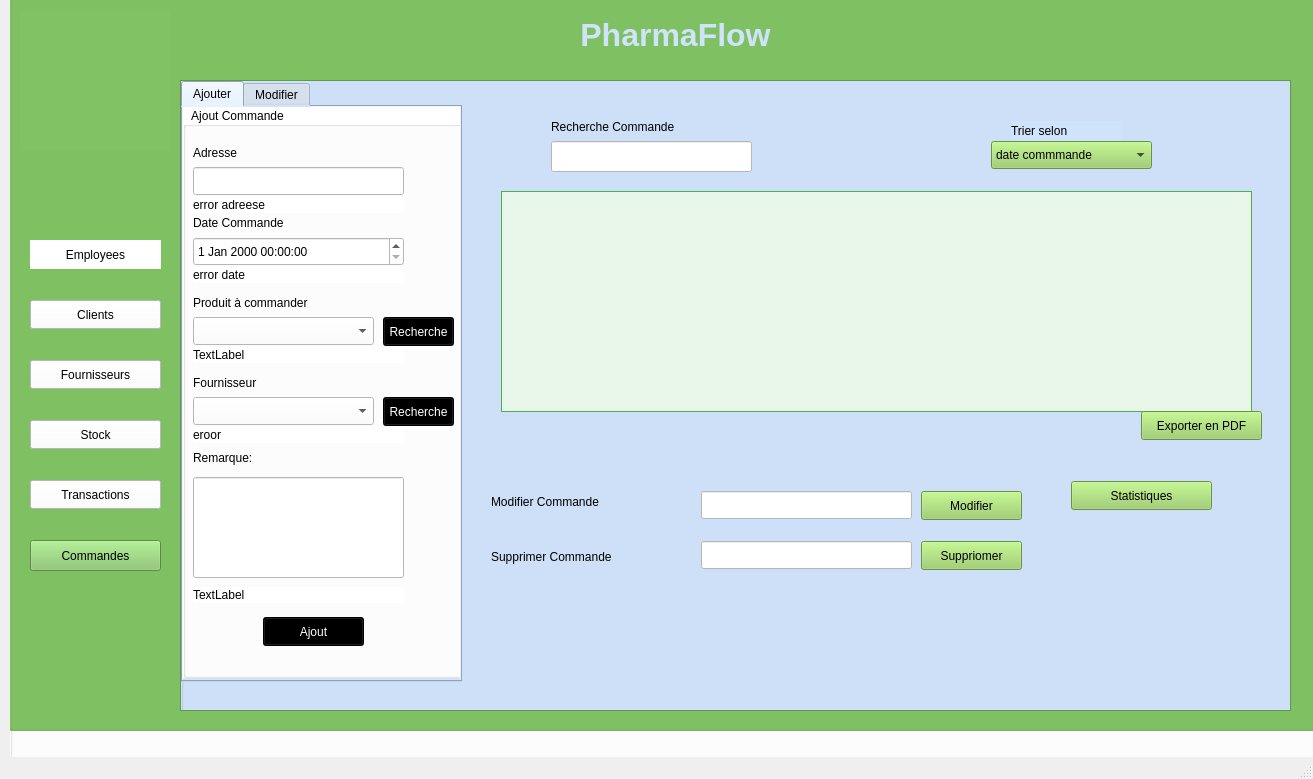
<?xml version="1.0" encoding="UTF-8"?>
<ui version="4.0">
 <class>GestionCommande</class>
 <widget class="QMainWindow" name="GestionCommande">
  <property name="geometry">
   <rect>
    <x>0</x>
    <y>0</y>
    <width>1313</width>
    <height>779</height>
   </rect>
  </property>
  <property name="windowTitle">
   <string>GestionCommande</string>
  </property>
  <widget class="QWidget" name="centralwidget">
   <widget class="QGroupBox" name="groupBox">
    <property name="geometry">
     <rect>
      <x>10</x>
      <y>-40</y>
      <width>1341</width>
      <height>811</height>
     </rect>
    </property>
    <property name="styleSheet">
     <string notr="true">background-color: rgb(255, 255, 255);</string>
    </property>
    <property name="title">
     <string>GroupBox</string>
    </property>
    <widget class="QLabel" name="label">
     <property name="geometry">
      <rect>
       <x>10</x>
       <y>410</y>
       <width>131</width>
       <height>31</height>
      </rect>
     </property>
     <property name="styleSheet">
      <string notr="true">background-color: transparent;
color: rgb(255, 255, 255);</string>
     </property>
     <property name="text">
      <string>&lt;html&gt;&lt;head/&gt;&lt;body&gt;&lt;p&gt;&lt;span style=&quot; font-size:14pt; text-decoration: underline;&quot;&gt;Commandes&lt;/span&gt;&lt;/p&gt;&lt;/body&gt;&lt;/html&gt;</string>
     </property>
    </widget>
    <widget class="QGroupBox" name="groupBox_2">
     <property name="geometry">
      <rect>
       <x>0</x>
       <y>20</y>
       <width>1311</width>
       <height>751</height>
      </rect>
     </property>
     <property name="styleSheet">
      <string notr="true">background-color: rgb(129, 194, 100);</string>
     </property>
     <property name="title">
      <string>GroupBox</string>
     </property>
     <widget class="QScrollArea" name="scrollArea">
      <property name="geometry">
       <rect>
        <x>170</x>
        <y>100</y>
        <width>1111</width>
        <height>631</height>
       </rect>
      </property>
      <property name="widgetResizable">
       <bool>true</bool>
      </property>
      <widget class="QWidget" name="scrollAreaWidgetContents">
       <property name="geometry">
        <rect>
         <x>0</x>
         <y>0</y>
         <width>1109</width>
         <height>629</height>
        </rect>
       </property>
       <widget class="QGroupBox" name="groupBox_3">
        <property name="geometry">
         <rect>
          <x>0</x>
          <y>-30</y>
          <width>1181</width>
          <height>691</height>
         </rect>
        </property>
        <property name="styleSheet">
         <string notr="true">background-color: rgb(207, 227, 251);</string>
        </property>
        <property name="title">
         <string>GroupBox</string>
        </property>
        <widget class="QLabel" name="label_9">
         <property name="geometry">
          <rect>
           <x>370</x>
           <y>60</y>
           <width>211</width>
           <height>31</height>
          </rect>
         </property>
         <property name="styleSheet">
          <string notr="true">color: rgb(0, 0, 0);
background-color: transparent;
font: 12pt &quot;Segoe UI&quot;;</string>
         </property>
         <property name="text">
          <string>Recherche Commande</string>
         </property>
        </widget>
        <widget class="QLineEdit" name="lineEdit_6">
         <property name="geometry">
          <rect>
           <x>370</x>
           <y>90</y>
           <width>201</width>
           <height>31</height>
          </rect>
         </property>
         <property name="styleSheet">
          <string notr="true">background-color: rgb(255, 255, 255);</string>
         </property>
        </widget>
        <widget class="QPushButton" name="pushButton_3">
         <property name="geometry">
          <rect>
           <x>890</x>
           <y>430</y>
           <width>141</width>
           <height>29</height>
          </rect>
         </property>
         <property name="styleSheet">
          <string notr="true">color: rgb(0, 0, 0);
background-color: rgb(150, 205, 95);</string>
         </property>
         <property name="text">
          <string>Statistiques</string>
         </property>
        </widget>
        <widget class="QPushButton" name="pushButton_2">
         <property name="geometry">
          <rect>
           <x>960</x>
           <y>360</y>
           <width>121</width>
           <height>29</height>
          </rect>
         </property>
         <property name="styleSheet">
          <string notr="true">color: rgb(0, 0, 0);
background-color: rgb(150, 205, 95);</string>
         </property>
         <property name="text">
          <string>Exporter en PDF</string>
         </property>
        </widget>
        <widget class="QLabel" name="label_12">
         <property name="geometry">
          <rect>
           <x>830</x>
           <y>70</y>
           <width>111</width>
           <height>20</height>
          </rect>
         </property>
         <property name="styleSheet">
          <string notr="true">color: rgb(0, 0, 0);
font: 13pt &quot;Segoe UI&quot;;</string>
         </property>
         <property name="text">
          <string>Trier selon</string>
         </property>
        </widget>
        <widget class="QLineEdit" name="lineEdit_Modifier">
         <property name="geometry">
          <rect>
           <x>520</x>
           <y>440</y>
           <width>211</width>
           <height>28</height>
          </rect>
         </property>
         <property name="styleSheet">
          <string notr="true">background-color: rgb(255, 255, 255);</string>
         </property>
        </widget>
        <widget class="QLabel" name="label_10">
         <property name="geometry">
          <rect>
           <x>310</x>
           <y>430</y>
           <width>221</width>
           <height>41</height>
          </rect>
         </property>
         <property name="styleSheet">
          <string notr="true">color: rgb(0, 0, 0);
font: 12pt &quot;Segoe Script&quot;;
background-color: transparent;
</string>
         </property>
         <property name="text">
          <string>Modifier Commande</string>
         </property>
        </widget>
        <widget class="QLabel" name="label_11">
         <property name="geometry">
          <rect>
           <x>310</x>
           <y>490</y>
           <width>241</width>
           <height>31</height>
          </rect>
         </property>
         <property name="styleSheet">
          <string notr="true">color: rgb(0, 0, 0);
background-color: transparent;
font: 12pt &quot;Segoe Script&quot;;</string>
         </property>
         <property name="text">
          <string>Supprimer Commande</string>
         </property>
        </widget>
        <widget class="QLineEdit" name="lineEdit_Supprimer">
         <property name="geometry">
          <rect>
           <x>520</x>
           <y>490</y>
           <width>211</width>
           <height>28</height>
          </rect>
         </property>
         <property name="styleSheet">
          <string notr="true">background-color: rgb(255, 255, 255);</string>
         </property>
        </widget>
        <widget class="QComboBox" name="comboBox">
         <property name="geometry">
          <rect>
           <x>810</x>
           <y>90</y>
           <width>161</width>
           <height>28</height>
          </rect>
         </property>
         <property name="styleSheet">
          <string notr="true">color: rgb(0, 0, 0);
background-color: rgb(138, 206, 106);background-color: rgb(150, 205, 95);</string>
         </property>
         <item>
          <property name="text">
           <string>date commmande</string>
          </property>
         </item>
         <item>
          <property name="text">
           <string/>
          </property>
         </item>
        </widget>
        <widget class="QTableView" name="tableView_commande">
         <property name="geometry">
          <rect>
           <x>320</x>
           <y>140</y>
           <width>751</width>
           <height>221</height>
          </rect>
         </property>
         <property name="styleSheet">
          <string notr="true">/* QTableView general style */
QTableView {
    background-color: #E8F5E9; /* Light green background */
    gridline-color: #A5D6A7; /* Soft green for grid lines */
    border: 1px solid #4CAF50; /* Pharmacy green border */
    selection-background-color: #66BB6A; /* Medium green for selected rows */
    selection-color: #FFFFFF; /* White text on selected rows */
    font-size: 12pt;
    color: #4E4E4E; /* Dark grey text for readability */
    padding: 10px; /* Additional padding to increase cell space */
}

/* Increase row height for better readability */
QTableView::item {
    padding: 10px; /* Add padding inside cells to prevent text from being cut */
    height: 30px; /* Set a minimum height for each row */
}

/* Header styles */
QHeaderView::section {
    background-color: #4CAF50; /* Pharmacy green header */
    color: white;
    padding: 8px; /* Extra padding for header text */
    border: 1px solid #388E3C; /* Darker green border for header */
    font-weight: bold;
    font-size: 12pt;
}

/* Alternate row color for better readability */
QTableView::item:alternate {
    background-color: #F1F8E9; /* Even lighter green for alternate rows */
}

/* Highlight the current row when hovered */
QTableView::item:hover {
    background-color: #A5D6A7; /* Lighter green on hover */
    color: #2E7D32; /* Darker green text for hover */
}

/* Style for the corner button in the top-left */
QTableCornerButton::section {
    background-color: #4CAF50; /* Pharmacy green */
    border: 1px solid #388E3C;
}
</string>
         </property>
        </widget>
        <widget class="QPushButton" name="pushButton_10">
         <property name="geometry">
          <rect>
           <x>740</x>
           <y>490</y>
           <width>101</width>
           <height>29</height>
          </rect>
         </property>
         <property name="styleSheet">
          <string notr="true">color: rgb(0, 0, 0);
background-color: rgb(150, 205, 95);</string>
         </property>
         <property name="text">
          <string>Suppriomer</string>
         </property>
        </widget>
        <widget class="QPushButton" name="pushButton_setModifier">
         <property name="geometry">
          <rect>
           <x>740</x>
           <y>440</y>
           <width>101</width>
           <height>29</height>
          </rect>
         </property>
         <property name="styleSheet">
          <string notr="true">color: rgb(0, 0, 0);
background-color: rgb(150, 205, 95);</string>
         </property>
         <property name="text">
          <string>Modifier</string>
         </property>
        </widget>
        <widget class="QTabWidget" name="tabWidget">
         <property name="geometry">
          <rect>
           <x>0</x>
           <y>30</y>
           <width>281</width>
           <height>601</height>
          </rect>
         </property>
         <property name="styleSheet">
          <string notr="true">QTabBar::tab { color: black; }</string>
         </property>
         <property name="currentIndex">
          <number>0</number>
         </property>
         <widget class="QWidget" name="tab">
          <attribute name="title">
           <string>Ajouter</string>
          </attribute>
          <widget class="QGroupBox" name="groupBox_4">
           <property name="geometry">
            <rect>
             <x>0</x>
             <y>0</y>
             <width>281</width>
             <height>571</height>
            </rect>
           </property>
           <property name="styleSheet">
            <string notr="true">background-color: rgb(255, 255, 255);
color: rgb(0, 0, 0);
font: 700 12pt &quot;Script MT Bold&quot;;</string>
           </property>
           <property name="title">
            <string>  Ajout Commande</string>
           </property>
           <widget class="QLabel" name="label_5">
            <property name="geometry">
             <rect>
              <x>10</x>
              <y>30</y>
              <width>111</width>
              <height>31</height>
             </rect>
            </property>
            <property name="styleSheet">
             <string notr="true">color: rgb(0, 0, 0);
font: 12pt &quot;Segoe UI&quot;;
background-color: transparent;</string>
            </property>
            <property name="text">
             <string>Adresse</string>
            </property>
           </widget>
           <widget class="QLineEdit" name="lineEdit_adresse">
            <property name="geometry">
             <rect>
              <x>10</x>
              <y>60</y>
              <width>211</width>
              <height>28</height>
             </rect>
            </property>
            <property name="text">
             <string/>
            </property>
           </widget>
           <widget class="QLabel" name="label_6">
            <property name="geometry">
             <rect>
              <x>10</x>
              <y>100</y>
              <width>151</width>
              <height>31</height>
             </rect>
            </property>
            <property name="styleSheet">
             <string notr="true">font: 12pt &quot;Segoe UI&quot;;


color: rgb(0, 0, 0);
background-color: transparent;
</string>
            </property>
            <property name="text">
             <string>Date Commande</string>
            </property>
           </widget>
           <widget class="QLabel" name="label_7">
            <property name="geometry">
             <rect>
              <x>10</x>
              <y>180</y>
              <width>201</width>
              <height>31</height>
             </rect>
            </property>
            <property name="styleSheet">
             <string notr="true">font: 12pt &quot;Segoe UI&quot;;


color: rgb(0, 0, 0);
background-color: transparent;</string>
            </property>
            <property name="text">
             <string>Produit à commander</string>
            </property>
           </widget>
           <widget class="QLabel" name="label_8">
            <property name="geometry">
             <rect>
              <x>10</x>
              <y>340</y>
              <width>131</width>
              <height>21</height>
             </rect>
            </property>
            <property name="styleSheet">
             <string notr="true">color: rgb(0, 0, 0);
background-color: transparent;
font: 12pt &quot;Segoe UI&quot;;

</string>
            </property>
            <property name="text">
             <string>Remarque:</string>
            </property>
           </widget>
           <widget class="QLineEdit" name="lineEdit_remarque">
            <property name="geometry">
             <rect>
              <x>10</x>
              <y>370</y>
              <width>211</width>
              <height>101</height>
             </rect>
            </property>
           </widget>
           <widget class="QPushButton" name="pushButton">
            <property name="geometry">
             <rect>
              <x>80</x>
              <y>510</y>
              <width>101</width>
              <height>29</height>
             </rect>
            </property>
            <property name="styleSheet">
             <string notr="true">color: rgb(255, 255, 255);
background-color: rgb(0, 0, 0);</string>
            </property>
            <property name="text">
             <string>Ajout</string>
            </property>
           </widget>
           <widget class="QDateTimeEdit" name="dateTimeEdit">
            <property name="geometry">
             <rect>
              <x>10</x>
              <y>130</y>
              <width>211</width>
              <height>29</height>
             </rect>
            </property>
            <property name="styleSheet">
             <string notr="true">font: 9pt &quot;Segoe UI&quot;;</string>
            </property>
           </widget>
           <widget class="QComboBox" name="comboBox_produit">
            <property name="geometry">
             <rect>
              <x>10</x>
              <y>210</y>
              <width>181</width>
              <height>28</height>
             </rect>
            </property>
            <property name="styleSheet">
             <string notr="true">font: 11pt &quot;Segoe UI&quot;;</string>
            </property>
            <item>
             <property name="text">
              <string/>
             </property>
            </item>
           </widget>
           <widget class="QPushButton" name="pushButton_recherche_produit">
            <property name="geometry">
             <rect>
              <x>200</x>
              <y>210</y>
              <width>71</width>
              <height>29</height>
             </rect>
            </property>
            <property name="styleSheet">
             <string notr="true">color: rgb(255, 255, 255);
background-color: rgb(0, 0, 0);</string>
            </property>
            <property name="text">
             <string>Recherche</string>
            </property>
           </widget>
           <widget class="QPushButton" name="pushButton_recherche_fourni">
            <property name="geometry">
             <rect>
              <x>200</x>
              <y>290</y>
              <width>71</width>
              <height>29</height>
             </rect>
            </property>
            <property name="styleSheet">
             <string notr="true">color: rgb(255, 255, 255);
background-color: rgb(0, 0, 0);</string>
            </property>
            <property name="text">
             <string>Recherche</string>
            </property>
           </widget>
           <widget class="QComboBox" name="comboBox_Fournisseur">
            <property name="geometry">
             <rect>
              <x>10</x>
              <y>290</y>
              <width>181</width>
              <height>28</height>
             </rect>
            </property>
            <property name="styleSheet">
             <string notr="true">font: 11pt &quot;Segoe UI&quot;;</string>
            </property>
            <item>
             <property name="text">
              <string/>
             </property>
            </item>
           </widget>
           <widget class="QLabel" name="label_13">
            <property name="geometry">
             <rect>
              <x>10</x>
              <y>260</y>
              <width>201</width>
              <height>31</height>
             </rect>
            </property>
            <property name="styleSheet">
             <string notr="true">font: 12pt &quot;Segoe UI&quot;;


color: rgb(0, 0, 0);
background-color: transparent;</string>
            </property>
            <property name="text">
             <string>Fournisseur</string>
            </property>
           </widget>
           <widget class="QLabel" name="Error_adresse">
            <property name="geometry">
             <rect>
              <x>10</x>
              <y>90</y>
              <width>211</width>
              <height>16</height>
             </rect>
            </property>
            <property name="text">
             <string>error adreese</string>
            </property>
           </widget>
           <widget class="QLabel" name="errorDate">
            <property name="geometry">
             <rect>
              <x>10</x>
              <y>160</y>
              <width>211</width>
              <height>16</height>
             </rect>
            </property>
            <property name="text">
             <string>error date</string>
            </property>
           </widget>
           <widget class="QLabel" name="Error_produit">
            <property name="geometry">
             <rect>
              <x>10</x>
              <y>240</y>
              <width>211</width>
              <height>16</height>
             </rect>
            </property>
            <property name="text">
             <string>TextLabel</string>
            </property>
           </widget>
           <widget class="QLabel" name="Error_fournisseur">
            <property name="geometry">
             <rect>
              <x>10</x>
              <y>320</y>
              <width>211</width>
              <height>16</height>
             </rect>
            </property>
            <property name="text">
             <string>eroor</string>
            </property>
           </widget>
           <widget class="QLabel" name="Error_remarque">
            <property name="geometry">
             <rect>
              <x>10</x>
              <y>480</y>
              <width>211</width>
              <height>16</height>
             </rect>
            </property>
            <property name="text">
             <string>TextLabel</string>
            </property>
           </widget>
          </widget>
         </widget>
         <widget class="QWidget" name="tab_2">
          <attribute name="title">
           <string>Modifier</string>
          </attribute>
          <widget class="QGroupBox" name="groupBox_5">
           <property name="geometry">
            <rect>
             <x>0</x>
             <y>0</y>
             <width>281</width>
             <height>571</height>
            </rect>
           </property>
           <property name="styleSheet">
            <string notr="true">background-color: rgb(255, 255, 255);
color: rgb(0, 0, 0);
font: 700 12pt &quot;Script MT Bold&quot;;</string>
           </property>
           <property name="title">
            <string>  Modifier Commande</string>
           </property>
           <widget class="QLabel" name="label_14">
            <property name="geometry">
             <rect>
              <x>10</x>
              <y>60</y>
              <width>111</width>
              <height>31</height>
             </rect>
            </property>
            <property name="styleSheet">
             <string notr="true">color: rgb(0, 0, 0);
font: 12pt &quot;Segoe UI&quot;;
background-color: transparent;</string>
            </property>
            <property name="text">
             <string>Adresse</string>
            </property>
           </widget>
           <widget class="QLineEdit" name="lineEdit_adresse_2">
            <property name="geometry">
             <rect>
              <x>10</x>
              <y>90</y>
              <width>211</width>
              <height>28</height>
             </rect>
            </property>
            <property name="text">
             <string/>
            </property>
           </widget>
           <widget class="QLabel" name="label_15">
            <property name="geometry">
             <rect>
              <x>10</x>
              <y>130</y>
              <width>151</width>
              <height>31</height>
             </rect>
            </property>
            <property name="styleSheet">
             <string notr="true">font: 12pt &quot;Segoe UI&quot;;


color: rgb(0, 0, 0);
background-color: transparent;
</string>
            </property>
            <property name="text">
             <string>Date Commande</string>
            </property>
           </widget>
           <widget class="QLabel" name="label_16">
            <property name="geometry">
             <rect>
              <x>10</x>
              <y>210</y>
              <width>201</width>
              <height>31</height>
             </rect>
            </property>
            <property name="styleSheet">
             <string notr="true">font: 12pt &quot;Segoe UI&quot;;


color: rgb(0, 0, 0);
background-color: transparent;</string>
            </property>
            <property name="text">
             <string>Produit à commander</string>
            </property>
           </widget>
           <widget class="QLabel" name="label_17">
            <property name="geometry">
             <rect>
              <x>10</x>
              <y>370</y>
              <width>131</width>
              <height>21</height>
             </rect>
            </property>
            <property name="styleSheet">
             <string notr="true">color: rgb(0, 0, 0);
background-color: transparent;
font: 12pt &quot;Segoe UI&quot;;

</string>
            </property>
            <property name="text">
             <string>Remarque:</string>
            </property>
           </widget>
           <widget class="QLineEdit" name="lineEdit_remarque_2">
            <property name="geometry">
             <rect>
              <x>10</x>
              <y>400</y>
              <width>211</width>
              <height>101</height>
             </rect>
            </property>
           </widget>
           <widget class="QPushButton" name="pushButton_validerModifier">
            <property name="geometry">
             <rect>
              <x>80</x>
              <y>540</y>
              <width>101</width>
              <height>29</height>
             </rect>
            </property>
            <property name="styleSheet">
             <string notr="true">color: rgb(255, 255, 255);
background-color: rgb(0, 0, 0);</string>
            </property>
            <property name="text">
             <string>Modifier</string>
            </property>
           </widget>
           <widget class="QDateTimeEdit" name="dateTimeEdit_2">
            <property name="geometry">
             <rect>
              <x>10</x>
              <y>160</y>
              <width>211</width>
              <height>29</height>
             </rect>
            </property>
            <property name="styleSheet">
             <string notr="true">font: 9pt &quot;Segoe UI&quot;;</string>
            </property>
           </widget>
           <widget class="QComboBox" name="comboBox_produit_2">
            <property name="geometry">
             <rect>
              <x>10</x>
              <y>240</y>
              <width>181</width>
              <height>28</height>
             </rect>
            </property>
            <property name="styleSheet">
             <string notr="true">font: 11pt &quot;Segoe UI&quot;;</string>
            </property>
            <item>
             <property name="text">
              <string/>
             </property>
            </item>
           </widget>
           <widget class="QPushButton" name="pushButton_recherche_produit_2">
            <property name="geometry">
             <rect>
              <x>200</x>
              <y>240</y>
              <width>71</width>
              <height>29</height>
             </rect>
            </property>
            <property name="styleSheet">
             <string notr="true">color: rgb(255, 255, 255);
background-color: rgb(0, 0, 0);</string>
            </property>
            <property name="text">
             <string>Recherche</string>
            </property>
           </widget>
           <widget class="QPushButton" name="pushButton_recherche_fourni_2">
            <property name="geometry">
             <rect>
              <x>200</x>
              <y>320</y>
              <width>71</width>
              <height>29</height>
             </rect>
            </property>
            <property name="styleSheet">
             <string notr="true">color: rgb(255, 255, 255);
background-color: rgb(0, 0, 0);</string>
            </property>
            <property name="text">
             <string>Recherche</string>
            </property>
           </widget>
           <widget class="QComboBox" name="comboBox_Fournisseur_2">
            <property name="geometry">
             <rect>
              <x>10</x>
              <y>320</y>
              <width>181</width>
              <height>28</height>
             </rect>
            </property>
            <property name="styleSheet">
             <string notr="true">font: 11pt &quot;Segoe UI&quot;;</string>
            </property>
            <item>
             <property name="text">
              <string/>
             </property>
            </item>
           </widget>
           <widget class="QLabel" name="label_18">
            <property name="geometry">
             <rect>
              <x>10</x>
              <y>290</y>
              <width>201</width>
              <height>31</height>
             </rect>
            </property>
            <property name="styleSheet">
             <string notr="true">font: 12pt &quot;Segoe UI&quot;;


color: rgb(0, 0, 0);
background-color: transparent;</string>
            </property>
            <property name="text">
             <string>Fournisseur</string>
            </property>
           </widget>
           <widget class="QLabel" name="Error_adresse_2">
            <property name="geometry">
             <rect>
              <x>10</x>
              <y>120</y>
              <width>211</width>
              <height>16</height>
             </rect>
            </property>
            <property name="text">
             <string>TextLabel</string>
            </property>
           </widget>
           <widget class="QLabel" name="errorDate_2">
            <property name="geometry">
             <rect>
              <x>10</x>
              <y>190</y>
              <width>211</width>
              <height>16</height>
             </rect>
            </property>
            <property name="text">
             <string>TextLabel</string>
            </property>
           </widget>
           <widget class="QLabel" name="Error_produit_2">
            <property name="geometry">
             <rect>
              <x>10</x>
              <y>270</y>
              <width>211</width>
              <height>16</height>
             </rect>
            </property>
            <property name="text">
             <string>TextLabel</string>
            </property>
           </widget>
           <widget class="QLabel" name="Error_fournisseur_2">
            <property name="geometry">
             <rect>
              <x>10</x>
              <y>350</y>
              <width>211</width>
              <height>16</height>
             </rect>
            </property>
            <property name="text">
             <string>TextLabel</string>
            </property>
           </widget>
           <widget class="QLabel" name="Error_remarque_2">
            <property name="geometry">
             <rect>
              <x>10</x>
              <y>510</y>
              <width>211</width>
              <height>16</height>
             </rect>
            </property>
            <property name="text">
             <string>TextLabel</string>
            </property>
           </widget>
           <widget class="QLabel" name="label_19">
            <property name="geometry">
             <rect>
              <x>10</x>
              <y>30</y>
              <width>131</width>
              <height>31</height>
             </rect>
            </property>
            <property name="styleSheet">
             <string notr="true">color: rgb(0, 0, 0);
font: 12pt &quot;Segoe UI&quot;;
background-color: transparent;</string>
            </property>
            <property name="text">
             <string>Code Commande:</string>
            </property>
           </widget>
           <widget class="QLineEdit" name="lineEdit_codecommande">
            <property name="geometry">
             <rect>
              <x>150</x>
              <y>30</y>
              <width>111</width>
              <height>28</height>
             </rect>
            </property>
            <property name="text">
             <string/>
            </property>
            <property name="readOnly">
             <bool>true</bool>
            </property>
           </widget>
          </widget>
         </widget>
        </widget>
        <zorder>tableView_commande</zorder>
        <zorder>label_9</zorder>
        <zorder>lineEdit_6</zorder>
        <zorder>pushButton_3</zorder>
        <zorder>pushButton_2</zorder>
        <zorder>label_12</zorder>
        <zorder>lineEdit_Modifier</zorder>
        <zorder>label_10</zorder>
        <zorder>label_11</zorder>
        <zorder>lineEdit_Supprimer</zorder>
        <zorder>comboBox</zorder>
        <zorder>pushButton_10</zorder>
        <zorder>pushButton_setModifier</zorder>
        <zorder>tabWidget</zorder>
       </widget>
      </widget>
     </widget>
     <widget class="QLabel" name="label_2">
      <property name="geometry">
       <rect>
        <x>510</x>
        <y>30</y>
        <width>311</width>
        <height>51</height>
       </rect>
      </property>
      <property name="styleSheet">
       <string notr="true">color: rgb(207, 227, 251);
background-color: transparent;</string>
      </property>
      <property name="text">
       <string>&lt;html&gt;&lt;head/&gt;&lt;body&gt;&lt;p align=&quot;center&quot;&gt;&lt;span style=&quot; font-size:24pt; font-weight:700;&quot;&gt;PharmaFlow&lt;/span&gt;&lt;/p&gt;&lt;/body&gt;&lt;/html&gt;</string>
      </property>
     </widget>
     <widget class="QPushButton" name="pushButton_4">
      <property name="geometry">
       <rect>
        <x>20</x>
        <y>260</y>
        <width>131</width>
        <height>29</height>
       </rect>
      </property>
      <property name="styleSheet">
       <string notr="true">background-color: rgb(255, 255, 255);
color: rgb(0, 0, 0);
border-radius:300px;</string>
      </property>
      <property name="text">
       <string>Employees</string>
      </property>
      <property name="checkable">
       <bool>false</bool>
      </property>
      <property name="autoDefault">
       <bool>false</bool>
      </property>
     </widget>
     <widget class="QPushButton" name="pushButton_5">
      <property name="geometry">
       <rect>
        <x>20</x>
        <y>320</y>
        <width>131</width>
        <height>29</height>
       </rect>
      </property>
      <property name="styleSheet">
       <string notr="true">background-color: rgb(255, 255, 255);
color: rgb(0, 0, 0);</string>
      </property>
      <property name="text">
       <string>Clients</string>
      </property>
     </widget>
     <widget class="QPushButton" name="pushButton_6">
      <property name="geometry">
       <rect>
        <x>20</x>
        <y>380</y>
        <width>131</width>
        <height>29</height>
       </rect>
      </property>
      <property name="styleSheet">
       <string notr="true">background-color: rgb(255, 255, 255);
color: rgb(0, 0, 0);</string>
      </property>
      <property name="text">
       <string>Fournisseurs</string>
      </property>
     </widget>
     <widget class="QPushButton" name="pushButton_7">
      <property name="geometry">
       <rect>
        <x>20</x>
        <y>440</y>
        <width>131</width>
        <height>29</height>
       </rect>
      </property>
      <property name="styleSheet">
       <string notr="true">background-color: rgb(255, 255, 255);
color: rgb(0, 0, 0);</string>
      </property>
      <property name="text">
       <string>Stock</string>
      </property>
     </widget>
     <widget class="QPushButton" name="pushButton_8">
      <property name="geometry">
       <rect>
        <x>20</x>
        <y>500</y>
        <width>131</width>
        <height>29</height>
       </rect>
      </property>
      <property name="styleSheet">
       <string notr="true">background-color: rgb(255, 255, 255);
color: rgb(0, 0, 0);</string>
      </property>
      <property name="text">
       <string>Transactions</string>
      </property>
     </widget>
     <widget class="QPushButton" name="pushButton_9">
      <property name="geometry">
       <rect>
        <x>20</x>
        <y>560</y>
        <width>131</width>
        <height>31</height>
       </rect>
      </property>
      <property name="styleSheet">
       <string notr="true">color: rgb(0, 0, 0);</string>
      </property>
      <property name="text">
       <string>Commandes</string>
      </property>
     </widget>
     <widget class="QLabel" name="label_3">
      <property name="geometry">
       <rect>
        <x>10</x>
        <y>30</y>
        <width>151</width>
        <height>141</height>
       </rect>
      </property>
      <property name="text">
       <string/>
      </property>
      <property name="pixmap">
       <pixmap>461755449_1268358064169284_209251640662597698_n.png</pixmap>
      </property>
      <property name="scaledContents">
       <bool>true</bool>
      </property>
     </widget>
    </widget>
   </widget>
  </widget>
  <widget class="QMenuBar" name="menubar">
   <property name="geometry">
    <rect>
     <x>0</x>
     <y>0</y>
     <width>1313</width>
     <height>21</height>
    </rect>
   </property>
  </widget>
  <widget class="QStatusBar" name="statusbar"/>
 </widget>
 <resources/>
 <connections/>
</ui>
